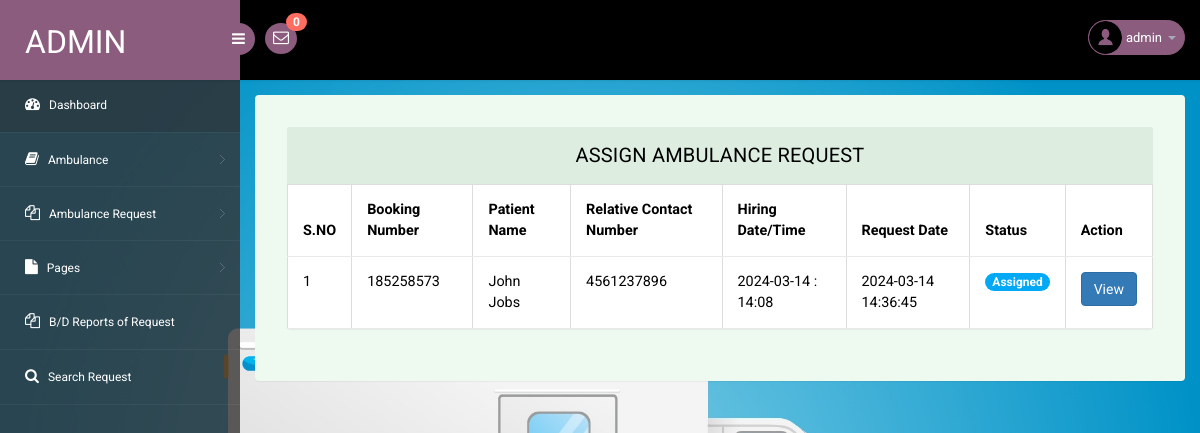
The app's page /admin/assign-ambulance-request.php (signed in) with its own data.
### tables this page shows
CREATE TABLE `tblambulancehiring` (
  `ID` int(11) NOT NULL,
  `BookingNumber` int(10) DEFAULT NULL,
  `PatientName` varchar(250) DEFAULT NULL,
  `RelativeName` varchar(250) DEFAULT NULL,
  `RelativeConNum` bigint(11) DEFAULT NULL,
  `HiringDate` varchar(250) DEFAULT NULL,
  `HiringTime` varchar(250) DEFAULT NULL,
  `AmbulanceType` int(5) DEFAULT NULL,
  `Address` mediumtext DEFAULT NULL,
  `City` mediumtext DEFAULT NULL,
  `State` mediumtext DEFAULT NULL,
  `Message` longtext DEFAULT NULL,
  `BookingDate` timestamp NULL DEFAULT current_timestamp(),
  `Remark` varchar(250) DEFAULT NULL,
  `Status` varchar(250) DEFAULT NULL,
  `AmbulanceRegNo` varchar(250) DEFAULT NULL,
  `UpdationDate` timestamp NULL DEFAULT NULL ON UPDATE current_timestamp()
);

### admin/assign-ambulance-request.php (the view, shortened to what this page needs)
<?php
include('includes/dbconnection.php');
if (strlen($_SESSION['eahpaid']==0)) {
  header('location:logout.php');
  } else{
?>
<!DOCTYPE html>
<head>
<link rel="stylesheet" href="css/bootstrap.min.css" >
<link href="css/style.css" rel='stylesheet' type='text/css' />
<link href="css/style-responsive.css" rel="stylesheet"/>
<link rel="stylesheet" href="css/font.css" type="text/css"/>
<link href="css/font-awesome.css" rel="stylesheet">
</head>
<body>
<section id="container">
<?php include_once('includes/header.php');?>
<?php include_once('includes/sidebar.php');?>
<section id="main-content">
	<section class="wrapper">
		<div class="table-agile-info">
 <div class="panel panel-default">
    <div class="panel-heading">
     Assign Ambulance Request
    </div>
    <div>
      <table class="table table-bordered">
        <thead>
          <tr>
            <th data-breakpoints="xs">S.NO</th>
            <th>Booking Number</th>
            <th>Patient Name</th>
            <th>Relative Contact Number</th>
            <th>Hiring Date/Time</th>
            <th>Request Date</th>
            <th>Status</th>
            <th data-breakpoints="xs">Action</th>
          </tr>
        </thead>
        <?php
$ret=mysqli_query($con,"select * from  tblambulancehiring  where tblambulancehiring.Status='Assigned'");
$cnt=1;
$count=mysqli_num_rows($ret);
if($count>0){
while ($row=mysqli_fetch_array($ret)) {
?>
        <tbody>
          <tr data-expanded="true">
            <td><?php echo $cnt;?></td>
              <td><?php  echo $row['BookingNumber'];?></td>
              <td><?php  echo $row['PatientName'];?></td>
                  <td><?php  echo $row['RelativeConNum'];?></td>
                  <td><?php  echo $row['HiringDate'];?> : <?php  echo $row['HiringTime'];?></td>
                  <td><?php  echo $row['BookingDate'];?></td>
                                   <td> <?php   $pstatus=$row['Status'];
                 if($pstatus==""){ ?>
<span class="badge badge-info">New</span>
 <?php } elseif($pstatus=="Assigned"){ ?>
<span } class="badge badge-primary">Assigned</span>
 <?php } elseif($pstatus=="On the way"){ ?>
<span class="badge badge-primary">On the Way</span>
 <?php } elseif($pstatus=="Pickup"){ ?>
<span class="badge badge-success">Patient Picked</span>
 <?php } elseif($pstatus=="Reached"){ ?>
<span class="badge badge-success">Patient Reached Hospital</span>
 <?php } elseif($pstatus=="Rejected"){ ?>
<span class="badge badge-success">Patient Rejected</span>
<?php } ?>
</td>
                  <td><a href="booking-details.php?id=<?php echo $row['ID'];?>&&bookingnum=<?php echo $row['BookingNumber'];?>" class="btn btn-primary">View</a></td>
                </tr>
                <?php
$cnt=$cnt+1;
} } else {?>
<tr>
  <th colspan="8" style="color:red">No Record Found</th>
</tr>
<?php } ?>
 </tbody>
            </table>
    </div>
  </div>
</div>
</section>
</section>
</section>
</body>
</html>
<?php }  ?>

### admin/includes/header.php (shortened to what this page needs)
<?php
include('includes/dbconnection.php');
?>
<header class="header fixed-top clearfix">
<div class="brand">
    <a href="dashboard.php" class="logo">
        Admin
    </a>
    <div class="sidebar-toggle-box">
        <div class="fa fa-bars"></div>
    </div>
</div>
<div class="nav notify-row" id="top_menu">
    <ul class="nav top-menu">
<?php
$ret1=mysqli_query($con,"select * from tblambulancehiring
 where   (tblambulancehiring.Status is null || tblambulancehiring.Status='')");
$num=mysqli_num_rows($ret1);
?>
        <li id="header_inbox_bar" class="dropdown">
            <a data-toggle="dropdown" class="dropdown-toggle" href="#">
                <i class="fa fa-envelope-o"></i>
                <span class="badge bg-important"><?php echo $num;?></span>
            </a>
        </li>
    </ul>
</div>
<div class="top-nav clearfix">
    <ul class="nav pull-right top-menu">
        <li class="dropdown">
            <a data-toggle="dropdown" class="dropdown-toggle" href="#">
                <?php
$adid=$_SESSION['eahpaid'];
$ret=mysqli_query($con,"select AdminName from tbladmin where ID='$adid'");
$row=mysqli_fetch_array($ret);
$name=$row['AdminName'];
?>
                <img alt="" src="images/2.png">
                <span class="username"><?php echo $name; ?></span>
                <b class="caret"></b>
            </a>
        </li>
    </ul>
</div>
</header>

### admin/css/style.css (style rules this page uses)
ul, ol { margin: 0; }
html, body { font-family: 'Roboto', sans-serif; font-size: 100%; overflow-x: hidden; background: url(../images/bg.jpg) no-repeat 0px 0px; background-size:cover; }
body a { transition: 0.5s all ease; -webkit-transition: 0.5s all ease; -moz-transition: 0.5s all ease; -o-transition: 0.5s all ease; -ms-transition: 0.5s all ease; text-decoration:none; }
ul,label { margin:0; padding:0; }
#main-content { margin-left:240px; -webkit-transition:all .3s ease-in-out; -moz-transition:all .3s ease-in-out; -o-transition:all .3s ease-in-out; transition:all .3s ease-in-out; }
.header { left:0; right:0; z-index:1002; background:#000; -webkit-transition:all .3s ease-in-out; -moz-transition:all .3s ease-in-out; -o-transition:all .3s ease-in-out; transition:all .3s ease-in-out; }
.fixed-top { position:fixed; box-shadow:1px 0 3px rgba(0,0,0,.15); }
.wrapper { display:inline-block; margin-top:80px; padding:15px; width:100%; }
.brand { background:#8b5c7e; float:left; width:240px; height:80px; position:relative; }
a.logo { font-size:32px; color:#fff; float:left; margin:20px 0 0 25px; text-transform:uppercase; }
#top_menu .nav>li,ul.top-menu>li { float:left; }
.notify-row { float:left; margin-top:23px; margin-left:25px; }
ul.top-menu { margin-right:15px; margin-top: 0; }
ul.top-menu > li > a { color: #fff; font-size: 16px; background: #8b5c7e; padding: 4px 8px; margin-right: 15px; border-radius: 50%; -webkit-border-radius: 50%; padding-right: 8px !important; }
.notify-row .badge { position:absolute; right:-10px; top:-10px; z-index:100; }
.top-nav { margin-top:20px; }
.top-nav img { border-radius:50%; -webkit-border-radius:50%; width:33px; }
.top-nav .username { font-size:13px; color:#fff; }
.top-nav ul.top-menu>li>a { border-radius: 100px; -webkit-border-radius: 100px; padding: 0px; background: none; margin-right: 0; border: 1px solid #8b5c7e; background: #8b5c7e; }
.top-nav ul.top-menu>li { margin-left:10px; }
.top-nav .nav .caret { border-bottom-color:#A4AABA; border-top-color:#A4AABA; }
.sidebar-toggle-box { float:left; margin-top:23px; margin-left:-15px; background:#8b5c7e; border-radius:50%; -webkit-border-radius:50%; width:32px; height:32px; position:absolute; right:-15px; }
.sidebar-toggle-box .fa-bars { cursor:pointer; display:inline-block; font-size:15px; padding:8px 8px 8px 9px; color:#fff; }
.panel-heading { position: relative; height: 57px; line-height: 57px; letter-spacing: 0.2px; color: #000; font-size: 18px; font-weight: 400; padding: 0 16px; background:#ddede0; border-top-right-radius: 2px; border-top-left-radius: 2px; text-transform: uppercase; text-align: center; }
.panel { border: none ! important; }
.table>thead>tr>th { border-bottom: 1px solid #e1ab91 ! important; }
.table>tbody>tr>td, .table>tbody>tr>th, .table>tfoot>tr>td, .table>tfoot>tr>th, .table>thead>tr>td, .table>thead>tr>th { border-bottom: 1px solid #e9e9e9 ! important; }
.table > thead > tr > th, .table > tbody > tr > th, .table > tfoot > tr > th, .table > thead > tr > td, .table > tbody > tr > td, .table > tfoot > tr > td { border-top: none !important; }
.badge-primary { background-color: #03a9f4; }
.table td, .table>tbody>tr>td, .table>tbody>tr>th, .table>tfoot>tr>td, .table>tfoot>tr>th, .table>thead>tr>td, .table>thead>tr>th { padding: 15px!important; }
.table > thead > tr > th, .table > tbody > tr > th, .table > tfoot > tr > th, .table > thead > tr > td, .table > tbody > tr > td, .table > tfoot > tr > td { font-size: 0.9em; color: #000; border-top: none !important; }
.table-agile-info { background: #eef9f0; padding: 2em; border-radius: 4px; -webkit-box-shadow: 0 1px 1px rgba(0,0,0,.05); box-shadow: 0 1px 1px rgba(0,0,0,.05); }
.panel-default>.panel-heading { color: #000000 ! important; background-color: #ddede0 ! important; border-color: #ddede0 ! important; font-size: 20px; }
.badge.bg-important { background: #ff6c60; }

### records on screen
tblambulancehiring: BookingNumber "185258573", PatientName "John Jobs", RelativeConNum "4561237896", HiringDate "2024-03-14", HiringTime "14:08", BookingDate "2024-03-14 14:36:45", Status "Assigned"

### other values on screen
$num "0"
$name "admin"
